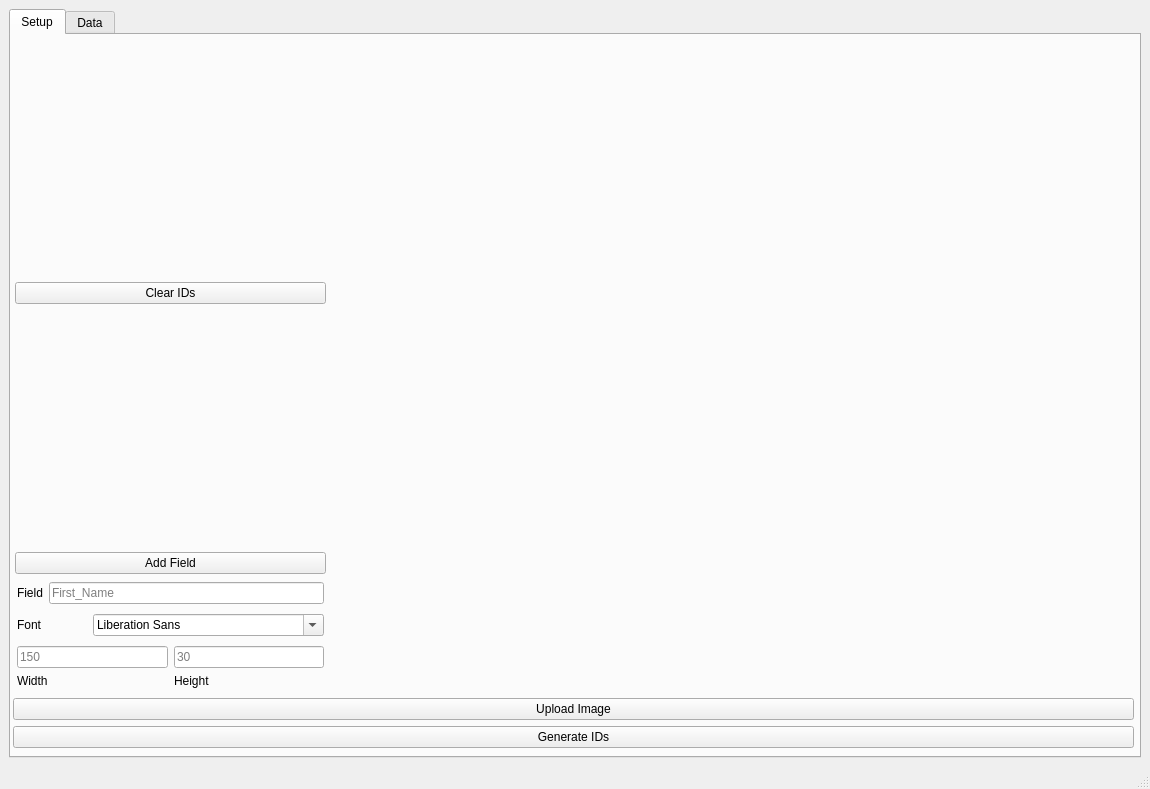
<?xml version="1.0" encoding="UTF-8"?>
<ui version="4.0">
 <class>MainWindow</class>
 <widget class="QMainWindow" name="MainWindow">
  <property name="geometry">
   <rect>
    <x>0</x>
    <y>0</y>
    <width>1150</width>
    <height>789</height>
   </rect>
  </property>
  <property name="sizePolicy">
   <sizepolicy hsizetype="Fixed" vsizetype="Fixed">
    <horstretch>0</horstretch>
    <verstretch>0</verstretch>
   </sizepolicy>
  </property>
  <property name="minimumSize">
   <size>
    <width>1150</width>
    <height>789</height>
   </size>
  </property>
  <property name="windowTitle">
   <string>ID Genrator</string>
  </property>
  <widget class="QWidget" name="centralwidget">
   <property name="mouseTracking">
    <bool>true</bool>
   </property>
   <layout class="QVBoxLayout" name="verticalLayout_3">
    <item>
     <widget class="QTabWidget" name="Tab">
      <property name="sizePolicy">
       <sizepolicy hsizetype="Minimum" vsizetype="Minimum">
        <horstretch>0</horstretch>
        <verstretch>0</verstretch>
       </sizepolicy>
      </property>
      <property name="currentIndex">
       <number>0</number>
      </property>
      <property name="usesScrollButtons">
       <bool>true</bool>
      </property>
      <widget class="QWidget" name="setupTab">
       <property name="maximumSize">
        <size>
         <width>1125</width>
         <height>715</height>
        </size>
       </property>
       <attribute name="title">
        <string>Setup</string>
       </attribute>
       <layout class="QVBoxLayout" name="verticalLayout">
        <property name="sizeConstraint">
         <enum>QLayout::SetDefaultConstraint</enum>
        </property>
        <property name="leftMargin">
         <number>2</number>
        </property>
        <property name="topMargin">
         <number>2</number>
        </property>
        <property name="rightMargin">
         <number>2</number>
        </property>
        <property name="bottomMargin">
         <number>2</number>
        </property>
        <item>
         <layout class="QHBoxLayout" name="horizontalLayout" stretch="0,0">
          <property name="leftMargin">
           <number>2</number>
          </property>
          <property name="topMargin">
           <number>2</number>
          </property>
          <property name="rightMargin">
           <number>2</number>
          </property>
          <property name="bottomMargin">
           <number>2</number>
          </property>
          <item>
           <layout class="QVBoxLayout" name="verticalLayout_6">
            <item>
             <spacer name="verticalSpacer_2">
              <property name="orientation">
               <enum>Qt::Vertical</enum>
              </property>
              <property name="sizeHint" stdset="0">
               <size>
                <width>20</width>
                <height>40</height>
               </size>
              </property>
             </spacer>
            </item>
            <item>
             <widget class="QPushButton" name="clearIDButton">
              <property name="text">
               <string>Clear IDs</string>
              </property>
             </widget>
            </item>
            <item>
             <spacer name="verticalSpacer">
              <property name="orientation">
               <enum>Qt::Vertical</enum>
              </property>
              <property name="sizeHint" stdset="0">
               <size>
                <width>20</width>
                <height>40</height>
               </size>
              </property>
             </spacer>
            </item>
            <item>
             <widget class="QPushButton" name="addTextBoxButton">
              <property name="text">
               <string>Add Field</string>
              </property>
             </widget>
            </item>
            <item>
             <layout class="QGridLayout" name="gridLayout_3">
              <property name="leftMargin">
               <number>2</number>
              </property>
              <property name="topMargin">
               <number>2</number>
              </property>
              <property name="rightMargin">
               <number>2</number>
              </property>
              <property name="bottomMargin">
               <number>2</number>
              </property>
              <item row="1" column="0">
               <widget class="QLabel" name="label_2">
                <property name="text">
                 <string>Field</string>
                </property>
               </widget>
              </item>
              <item row="1" column="1">
               <widget class="QLineEdit" name="idTypeName">
                <property name="text">
                 <string/>
                </property>
                <property name="placeholderText">
                 <string>First_Name</string>
                </property>
               </widget>
              </item>
             </layout>
            </item>
            <item>
             <layout class="QGridLayout" name="gridLayout_2">
              <property name="leftMargin">
               <number>2</number>
              </property>
              <property name="topMargin">
               <number>2</number>
              </property>
              <property name="rightMargin">
               <number>2</number>
              </property>
              <property name="bottomMargin">
               <number>2</number>
              </property>
              <item row="0" column="1">
               <widget class="QFontComboBox" name="fontComboBox"/>
              </item>
              <item row="0" column="0">
               <widget class="QLabel" name="label">
                <property name="text">
                 <string>Font</string>
                </property>
               </widget>
              </item>
             </layout>
            </item>
            <item>
             <layout class="QGridLayout" name="gridLayout">
              <property name="sizeConstraint">
               <enum>QLayout::SetDefaultConstraint</enum>
              </property>
              <property name="leftMargin">
               <number>2</number>
              </property>
              <property name="topMargin">
               <number>2</number>
              </property>
              <property name="rightMargin">
               <number>2</number>
              </property>
              <property name="bottomMargin">
               <number>2</number>
              </property>
              <item row="2" column="3">
               <widget class="QLineEdit" name="txtBoxH">
                <property name="text">
                 <string/>
                </property>
                <property name="placeholderText">
                 <string>30</string>
                </property>
               </widget>
              </item>
              <item row="2" column="0">
               <layout class="QVBoxLayout" name="verticalLayout_5"/>
              </item>
              <item row="4" column="1">
               <widget class="QLabel" name="label_3">
                <property name="sizePolicy">
                 <sizepolicy hsizetype="Preferred" vsizetype="Minimum">
                  <horstretch>0</horstretch>
                  <verstretch>0</verstretch>
                 </sizepolicy>
                </property>
                <property name="maximumSize">
                 <size>
                  <width>400</width>
                  <height>100</height>
                 </size>
                </property>
                <property name="text">
                 <string>Width</string>
                </property>
               </widget>
              </item>
              <item row="2" column="1">
               <widget class="QLineEdit" name="txtBoxW">
                <property name="text">
                 <string/>
                </property>
                <property name="placeholderText">
                 <string>150</string>
                </property>
               </widget>
              </item>
              <item row="4" column="3">
               <widget class="QLabel" name="label_4">
                <property name="text">
                 <string>Height</string>
                </property>
               </widget>
              </item>
             </layout>
            </item>
           </layout>
          </item>
          <item>
           <widget class="QFrame" name="frame">
            <property name="minimumSize">
             <size>
              <width>800</width>
              <height>0</height>
             </size>
            </property>
            <widget class="QLabel" name="template_img">
             <property name="enabled">
              <bool>true</bool>
             </property>
             <property name="geometry">
              <rect>
               <x>0</x>
               <y>0</y>
               <width>800</width>
               <height>600</height>
              </rect>
             </property>
             <property name="maximumSize">
              <size>
               <width>800</width>
               <height>600</height>
              </size>
             </property>
             <property name="text">
              <string/>
             </property>
             <property name="pixmap">
              <pixmap>img/no-image.png</pixmap>
             </property>
             <property name="scaledContents">
              <bool>true</bool>
             </property>
             <property name="alignment">
              <set>Qt::AlignLeading|Qt::AlignLeft|Qt::AlignTop</set>
             </property>
            </widget>
            <widget class="QLabel" name="canvas">
             <property name="geometry">
              <rect>
               <x>0</x>
               <y>0</y>
               <width>941</width>
               <height>621</height>
              </rect>
             </property>
             <property name="mouseTracking">
              <bool>false</bool>
             </property>
             <property name="text">
              <string/>
             </property>
            </widget>
           </widget>
          </item>
         </layout>
        </item>
        <item>
         <widget class="QPushButton" name="uploadButton">
          <property name="text">
           <string>Upload Image</string>
          </property>
         </widget>
        </item>
        <item>
         <widget class="QPushButton" name="generateIDButton">
          <property name="text">
           <string>Generate IDs</string>
          </property>
         </widget>
        </item>
       </layout>
      </widget>
      <widget class="QWidget" name="dataTab">
       <attribute name="title">
        <string>Data</string>
       </attribute>
       <layout class="QVBoxLayout" name="verticalLayout_4">
        <item>
         <widget class="QToolBox" name="toolBox">
          <property name="sizePolicy">
           <sizepolicy hsizetype="Minimum" vsizetype="Minimum">
            <horstretch>0</horstretch>
            <verstretch>0</verstretch>
           </sizepolicy>
          </property>
          <widget class="QWidget" name="toolBoxPage1">
           <property name="geometry">
            <rect>
             <x>0</x>
             <y>0</y>
             <width>1108</width>
             <height>609</height>
            </rect>
           </property>
           <attribute name="label">
            <string>TextBox1</string>
           </attribute>
           <widget class="QPlainTextEdit" name="textBox1_Data">
            <property name="geometry">
             <rect>
              <x>0</x>
              <y>30</y>
              <width>800</width>
              <height>80</height>
             </rect>
            </property>
            <property name="sizePolicy">
             <sizepolicy hsizetype="Expanding" vsizetype="Expanding">
              <horstretch>0</horstretch>
              <verstretch>0</verstretch>
             </sizepolicy>
            </property>
            <property name="placeholderText">
             <string>&quot;Sherice Marytal&quot;, &quot;Mirabell Madrigal&quot;,
              &quot;Jazmine Topples&quot;, &quot;Mary Poppins&quot;, &quot;Kim
              Possible&quot;, &quot;Ron Stoppable&quot;, &quot;Kermit the Frog&quot;,
              &quot;Danny Phantom&quot;, &quot;Mickey Mouse&quot;
             </string>
            </property>
           </widget>
           <widget class="QFontComboBox" name="fontComboBox_3">
            <property name="geometry">
             <rect>
              <x>0</x>
              <y>0</y>
              <width>226</width>
              <height>22</height>
             </rect>
            </property>
           </widget>
          </widget>
          <widget class="QWidget" name="toolBoxPage2">
           <property name="geometry">
            <rect>
             <x>0</x>
             <y>0</y>
             <width>100</width>
             <height>30</height>
            </rect>
           </property>
           <attribute name="label">
            <string>TextBox2</string>
           </attribute>
           <widget class="QPlainTextEdit" name="textBox2_Data">
            <property name="geometry">
             <rect>
              <x>0</x>
              <y>30</y>
              <width>800</width>
              <height>80</height>
             </rect>
            </property>
           </widget>
           <widget class="QFontComboBox" name="fontComboBox_2">
            <property name="geometry">
             <rect>
              <x>0</x>
              <y>0</y>
              <width>226</width>
              <height>22</height>
             </rect>
            </property>
           </widget>
          </widget>
          <widget class="QWidget" name="page">
           <property name="geometry">
            <rect>
             <x>0</x>
             <y>0</y>
             <width>100</width>
             <height>30</height>
            </rect>
           </property>
           <attribute name="label">
            <string>Page</string>
           </attribute>
          </widget>
         </widget>
        </item>
       </layout>
      </widget>
     </widget>
    </item>
   </layout>
  </widget>
  <widget class="QStatusBar" name="statusBar"/>
 </widget>
 <resources/>
 <connections/>
</ui>
